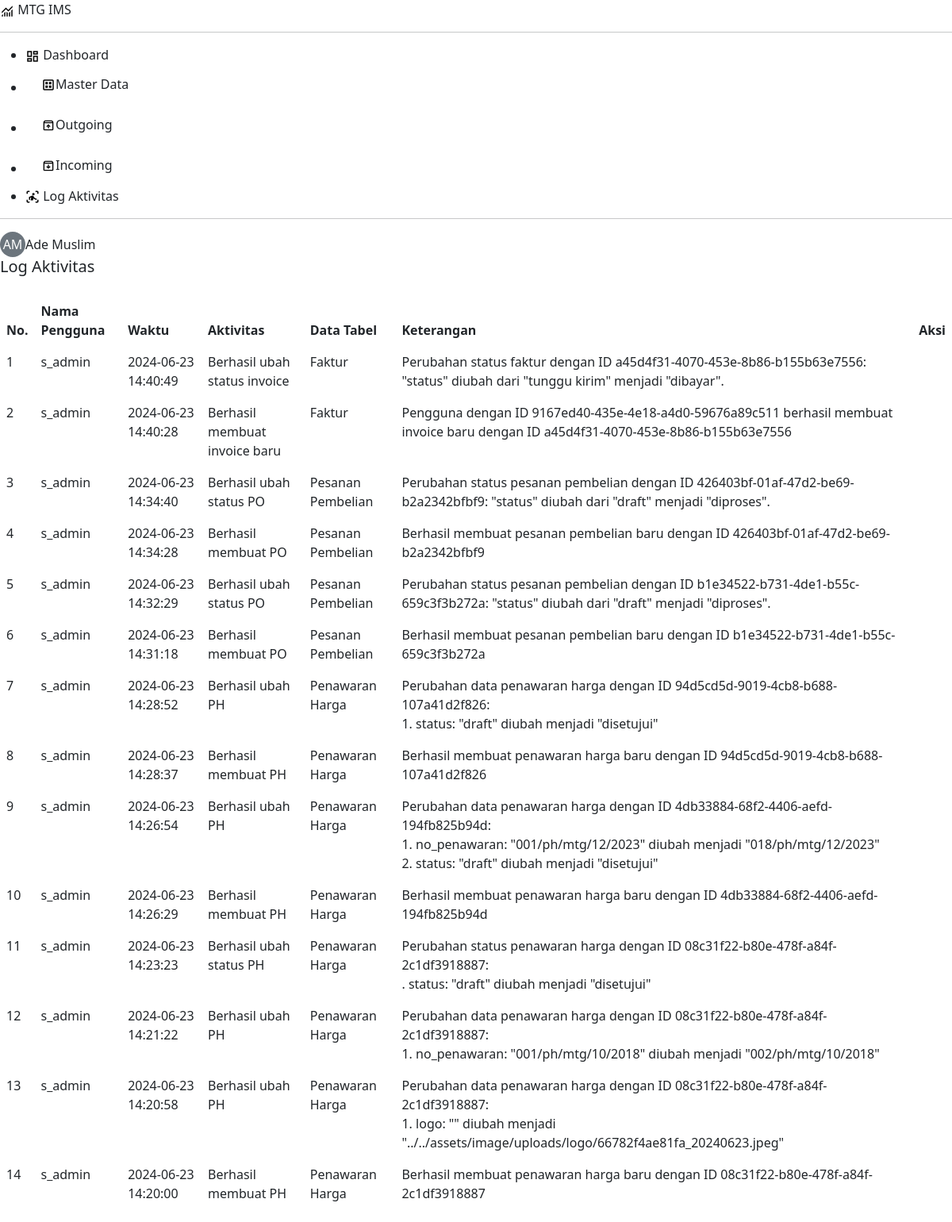
/pages/activity-log/index.php (signed in), run on the app's committed database.
### tables this page shows
CREATE TABLE `log_aktivitas` (
  `id_log` int NOT NULL,
  `id_pengguna` varchar(36) DEFAULT NULL,
  `aktivitas` varchar(225) NOT NULL,
  `tabel` varchar(255) DEFAULT NULL,
  `keterangan` text NOT NULL,
  `tanggal` timestamp NOT NULL DEFAULT CURRENT_TIMESTAMP,
  `status_hapus` tinyint(1) NOT NULL DEFAULT '0'
);

CREATE TABLE `pengguna` (
  `id_pengguna` varchar(36) NOT NULL,
  `nama_lengkap` varchar(100) NOT NULL,
  `nama_pengguna` varchar(50) NOT NULL,
  `password` varchar(100) NOT NULL,
  `tipe_pengguna` enum('superadmin','staff','kepala_perusahaan','tes') NOT NULL DEFAULT 'staff',
  `status_hapus` tinyint(1) NOT NULL DEFAULT '0'
);

### includes/function.php (called while the page is built, shortened)
<?php
require_once 'config.php';
function selectDataLeftJoin($mainTable, $joinTables = [], $columns = '*', $conditions = "", $orderBy = "") {
    global $conn;
    $sql = "SELECT $columns FROM $mainTable";
    foreach ($joinTables as $joinTable) {
        $sql .= " LEFT JOIN $joinTable[0] ON $joinTable[1]";
    }
    if (!empty($conditions)) {
        $sql .= " WHERE $conditions";
    }
    if (!empty($orderBy)) {
        $sql .= " ORDER BY $orderBy";
    }
    $result = mysqli_query($conn, $sql);
    $rows = mysqli_fetch_all($result, MYSQLI_ASSOC);
    return $rows;
}

### pages/activity-log/index.php (the view, shortened to what this page needs)
<?php
require_once '../../includes/header.php';
$mainTable = 'log_aktivitas';
$joinTables = [
    ["pengguna", "log_aktivitas.id_pengguna = pengguna.id_pengguna"],
];
$columns = 'log_aktivitas.*, pengguna.nama_pengguna';
$conditions = 'log_aktivitas.status_hapus = 0';
$orderBy = 'log_aktivitas.tanggal DESC';
$data_log_aktivitas = selectDataLeftJoin($mainTable, $joinTables, $columns, $conditions, $orderBy);
?>
<div class="d-flex justify-content-between align-items-center mb-4">
  <h1 class="fs-5 m-0">Log Aktivitas</h1>
</div>
<table id="example" class="table nowrap table-hover" style="width:100%">
  <thead>
    <tr>
      <th class="text-start">No.</th>
      <th>Nama Pengguna</th>
      <th>Waktu</th>
      <th>Aktivitas</th>
      <th>Data Tabel</th>
      <th>Keterangan</th>
      <th>Aksi</th>
    </tr>
  </thead>
  <tbody>
    <?php if (empty($data_log_aktivitas)) : ?>
    <tr>
      <td colspan="6">Tidak ada data</td>
    </tr>
    <?php else: $no = 1; foreach ($data_log_aktivitas as $log): ?>
    <tr>
      <td class="text-start"><?= $no; ?></td>
      <td><?= isset($log['nama_pengguna']) ? $log['nama_pengguna'] : 'N/A'; ?></td>
      <td><?= $log['tanggal']; ?></td>
      <td><?= $log['aktivitas']; ?></td>
      <td><?= $log['tabel'] ? ucwords($log['tabel']) : '-'; ?></td>
      <td><?= str_replace(" | ", "<br>", $log['keterangan']); ?></td>
      <td>
      </td>
    </tr>
    <?php $no++; endforeach; endif; ?>
  </tbody>
</table>
<?php require '../../includes/footer.php'; ?>

### data on the page
log_aktivitas: id_pengguna.nama_pengguna "s_admin", tanggal "2024-06-23 14:40:49", aktivitas "Berhasil ubah status invoice", tabel "Faktur", keterangan "Perubahan status faktur dengan ID a45d4f31-4070-453e-8b86-b155b63e7556: \"status\" diubah dari \"tunggu kirim\" menjadi \"dibayar\"."
log_aktivitas: id_pengguna.nama_pengguna "s_admin", tanggal "2024-06-23 14:40:28", aktivitas "Berhasil membuat invoice baru", tabel "Faktur", keterangan "Pengguna dengan ID 9167ed40-435e-4e18-a4d0-59676a89c511 berhasil membuat invoice baru dengan ID a45d4f31-4070-453e-8b86-b155b63e7556"
log_aktivitas: id_pengguna.nama_pengguna "s_admin", tanggal "2024-06-23 14:34:40", aktivitas "Berhasil ubah status PO", tabel "Pesanan Pembelian", keterangan "Perubahan status pesanan pembelian dengan ID 426403bf-01af-47d2-be69-b2a2342bfbf9: \"status\" diubah dari \"draft\" menjadi \"diproses\"."
log_aktivitas: id_pengguna.nama_pengguna "s_admin", tanggal "2024-06-23 14:34:28", aktivitas "Berhasil membuat PO", tabel "Pesanan Pembelian", keterangan "Berhasil membuat pesanan pembelian baru dengan ID 426403bf-01af-47d2-be69-b2a2342bfbf9"
log_aktivitas: id_pengguna.nama_pengguna "s_admin", tanggal "2024-06-23 14:32:29", aktivitas "Berhasil ubah status PO", tabel "Pesanan Pembelian", keterangan "Perubahan status pesanan pembelian dengan ID b1e34522-b731-4de1-b55c-659c3f3b272a: \"status\" diubah dari \"draft\" menjadi \"diproses\"."
log_aktivitas: id_pengguna.nama_pengguna "s_admin", tanggal "2024-06-23 14:31:18", aktivitas "Berhasil membuat PO", tabel "Pesanan Pembelian", keterangan "Berhasil membuat pesanan pembelian baru dengan ID b1e34522-b731-4de1-b55c-659c3f3b272a"
log_aktivitas: id_pengguna.nama_pengguna "s_admin", tanggal "2024-06-23 14:28:52", aktivitas "Berhasil ubah PH", tabel "Penawaran Harga", keterangan "Perubahan data penawaran harga dengan ID 94d5cd5d-9019-4cb8-b688-107a41d2f826: 1. status: \"draft\" diubah menjadi \"disetujui\""
log_aktivitas: id_pengguna.nama_pengguna "s_admin", tanggal "2024-06-23 14:28:37", aktivitas "Berhasil membuat PH", tabel "Penawaran Harga", keterangan "Berhasil membuat penawaran harga baru dengan ID 94d5cd5d-9019-4cb8-b688-107a41d2f826"
log_aktivitas: id_pengguna.nama_pengguna "s_admin", tanggal "2024-06-23 14:26:54", aktivitas "Berhasil ubah PH", tabel "Penawaran Harga", keterangan "Perubahan data penawaran harga dengan ID 4db33884-68f2-4406-aefd-194fb825b94d: 1. no_penawaran: \"001/ph/mtg/12/2023\" diubah menjadi \"018/ph/mtg/12/2023\" 2. status: \"draft\" diubah menjadi \"disetujui\""
log_aktivitas: id_pengguna.nama_pengguna "s_admin", tanggal "2024-06-23 14:26:29", aktivitas "Berhasil membuat PH", tabel "Penawaran Harga", keterangan "Berhasil membuat penawaran harga baru dengan ID 4db33884-68f2-4406-aefd-194fb825b94d"
log_aktivitas: id_pengguna.nama_pengguna "s_admin", tanggal "2024-06-23 14:23:23", aktivitas "Berhasil ubah status PH", tabel "Penawaran Harga", keterangan "Perubahan status penawaran harga dengan ID 08c31f22-b80e-478f-a84f-2c1df3918887: . status: \"draft\" diubah menjadi \"disetujui\""
log_aktivitas: id_pengguna.nama_pengguna "s_admin", tanggal "2024-06-23 14:21:22", aktivitas "Berhasil ubah PH", tabel "Penawaran Harga", keterangan "Perubahan data penawaran harga dengan ID 08c31f22-b80e-478f-a84f-2c1df3918887: 1. no_penawaran: \"001/ph/mtg/10/2018\" diubah menjadi \"002/ph/mtg/10/2018\""
log_aktivitas: id_pengguna.nama_pengguna "s_admin", tanggal "2024-06-23 14:20:58", aktivitas "Berhasil ubah PH", tabel "Penawaran Harga", keterangan "Perubahan data penawaran harga dengan ID 08c31f22-b80e-478f-a84f-2c1df3918887: 1. logo: \"\" diubah menjadi \"../../assets/image/uploads/logo/66782f4ae81fa_20240623.jpeg\""
log_aktivitas: id_pengguna.nama_pengguna "s_admin", tanggal "2024-06-23 14:20:00", aktivitas "Berhasil membuat PH", tabel "Penawaran Harga", keterangan "Berhasil membuat penawaran harga baru dengan ID 08c31f22-b80e-478f-a84f-2c1df3918887"

### other printed values
$inisial "AM"
$nama_lengkap "Ade Muslim"
